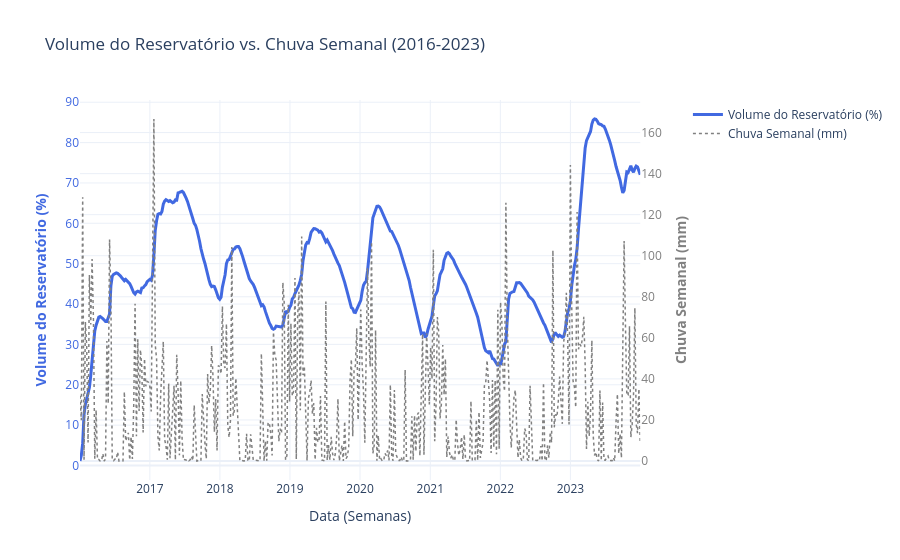

The cell this chart's notebook holds for it:
### Code cell
import pandas as pd
import numpy as np
import plotly.graph_objects as go
from plotly.subplots import make_subplots # <-- Precisamos disso para o eixo duplo

# --- 1. Preparar os Dados para Plotagem ---
# (Assumindo que 'df_final' já existe, limpo e com as colunas 'Volume_util' e 'Chuva')

# Filtra para o período de histórico que você pediu (2016-2023)
# Usamos .loc para ser explícito
df_plot_dual = df_final.loc['2016-01-01':'2023-12-31'].copy()

print("Dados de 2016-2023 prontos para plotagem.")

# --- 2. Criar o Gráfico Interativo de Eixo Duplo ---
print("Gerando gráfico interativo...")

# 1. Criar uma figura que suporta um eixo Y secundário
fig = make_subplots(specs=[[{"secondary_y": True}]])

# 2. Adicionar o traço do VOLUME (Eixo Y Primário - Esquerda)
fig.add_trace(
    go.Scatter(
        x=df_plot_dual.index,
        y=df_plot_dual['Volume_util'],
        name='Volume do Reservatório (%)', # Nome na legenda
        mode='lines',
        line=dict(color='royalblue', width=3) # Linha azul e mais grossa
    ),
    secondary_y=False, # <-- Dizendo que este é o eixo primário
)

# 3. Adicionar o traço da CHUVA (Eixo Y Secundário - Direita)
fig.add_trace(
    go.Scatter(
        x=df_plot_dual.index,
        y=df_plot_dual['Chuva'],
        name='Chuva Semanal (mm)', # Nome na legenda
        mode='lines',
        line=dict(color='gray', width=1.5, dash='dot') # Linha cinza, fina e pontilhada
    ),
    secondary_y=True, # <-- Dizendo que este é o eixo secundário
)

# --- 3. Configurar Títulos e Layout ---

# Adicionar título principal e títulos dos eixos
fig.update_layout(
    title_text='Volume do Reservatório vs. Chuva Semanal (2016-2023)',
    template='plotly_white'
)

# Configurar o eixo Y da esquerda (Volume)
fig.update_yaxes(
    title_text="<b>Volume do Reservatório (%)</b>", 
    color='royalblue',
    secondary_y=False
)

# Configurar o eixo Y da direita (Chuva)
fig.update_yaxes(
    title_text="<b>Chuva Semanal (mm)</b>", 
    color='gray',
    secondary_y=True
)

# Configurar o eixo X (Data)
fig.update_xaxes(title_text="Data (Semanas)")

# 4. Mostrar o gráfico
fig.show()

### Figure 1 — Plotly figure (JSON) as saved in the notebook; plotly's stock layout.template omitted (floating-point values rounded to 4 significant figures; data arrays with more than 128 entries replaced by an {"elided": "..."} marker saying what was removed)
{"data": [{"line": {"color": "royalblue", "width": 3}, "mode": "lines", "name": "Volume do Reservatório (%)", "type": "scatter", "x": {"elided": "418 str values"}, "xaxis": "x", "y": {"elided": "418 float values"}, "yaxis": "y"}, {"line": {"color": "gray", "dash": "dot", "width": 1.5}, "mode": "lines", "name": "Chuva Semanal (mm)", "type": "scatter", "x": {"elided": "418 str values"}, "xaxis": "x", "y": {"elided": "418 float values"}, "yaxis": "y2"}], "layout": {"title": {"text": "Volume do Reservatório vs. Chuva Semanal (2016-2023)"}, "xaxis": {"anchor": "y", "domain": [0, 0.94], "title": {"text": "Data (Semanas)"}}, "yaxis": {"anchor": "x", "color": "royalblue", "domain": [0, 1], "title": {"text": "<b>Volume do Reservatório (%)</b>"}}, "yaxis2": {"anchor": "x", "color": "gray", "overlaying": "y", "side": "right", "title": {"text": "<b>Chuva Semanal (mm)</b>"}}}}
